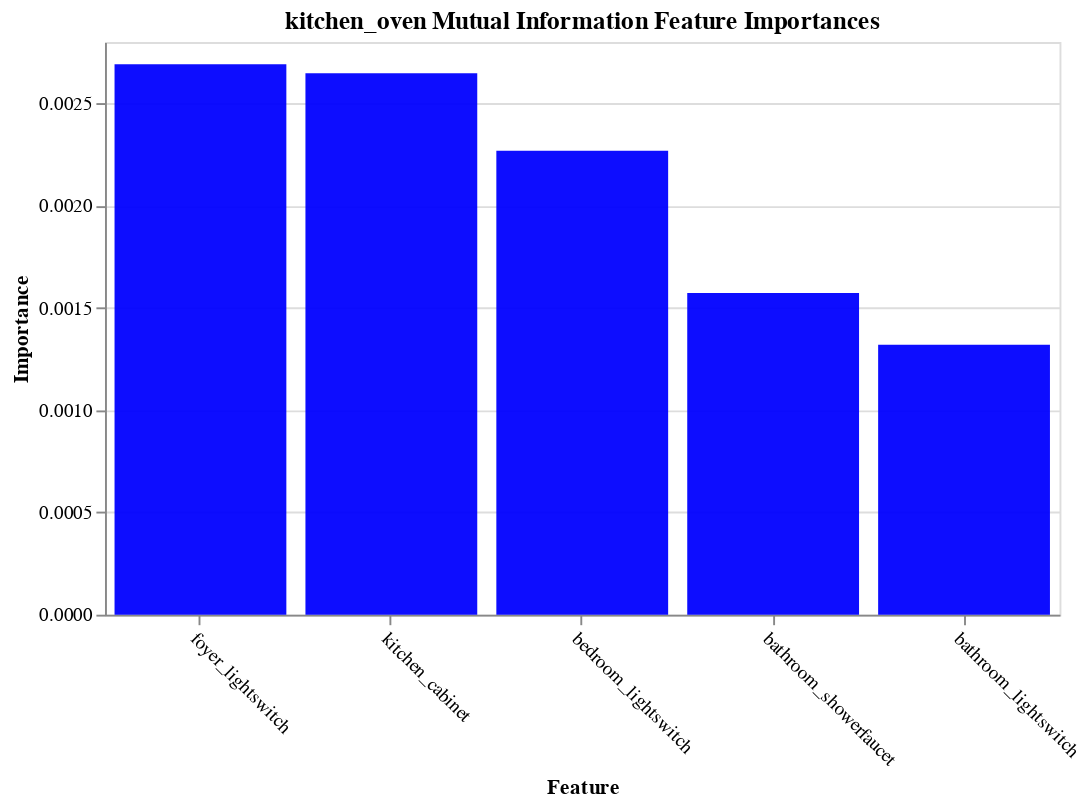
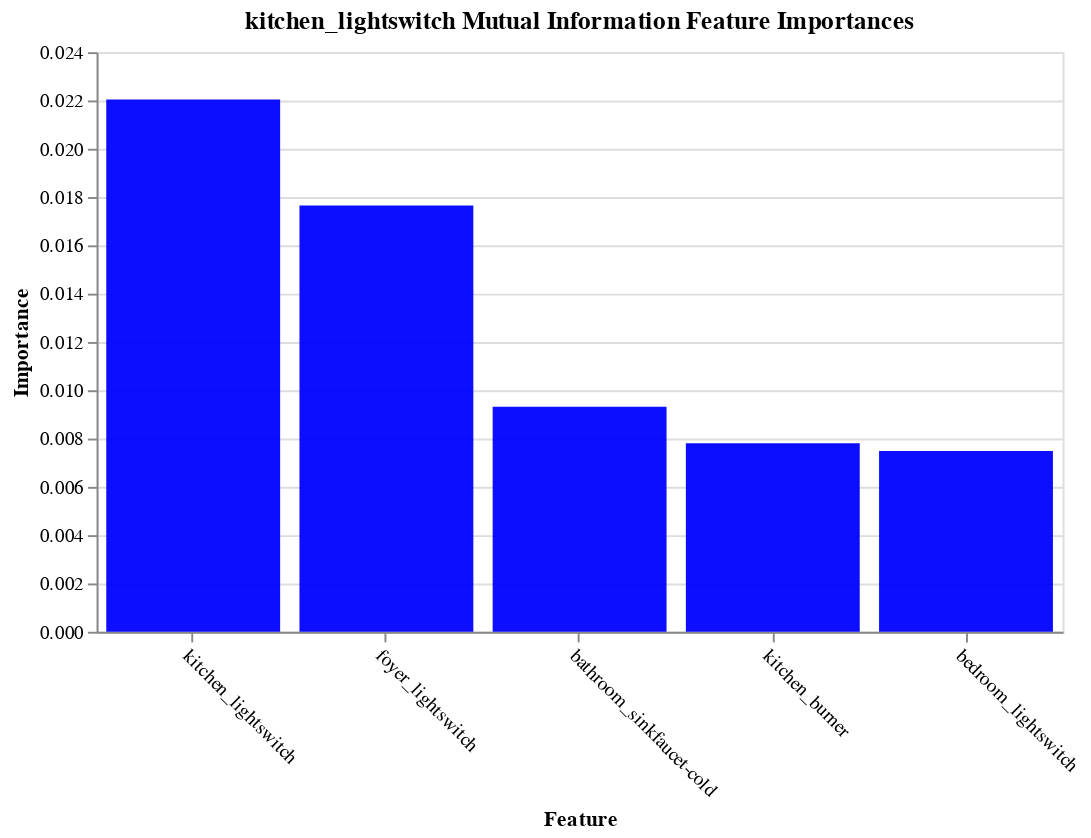
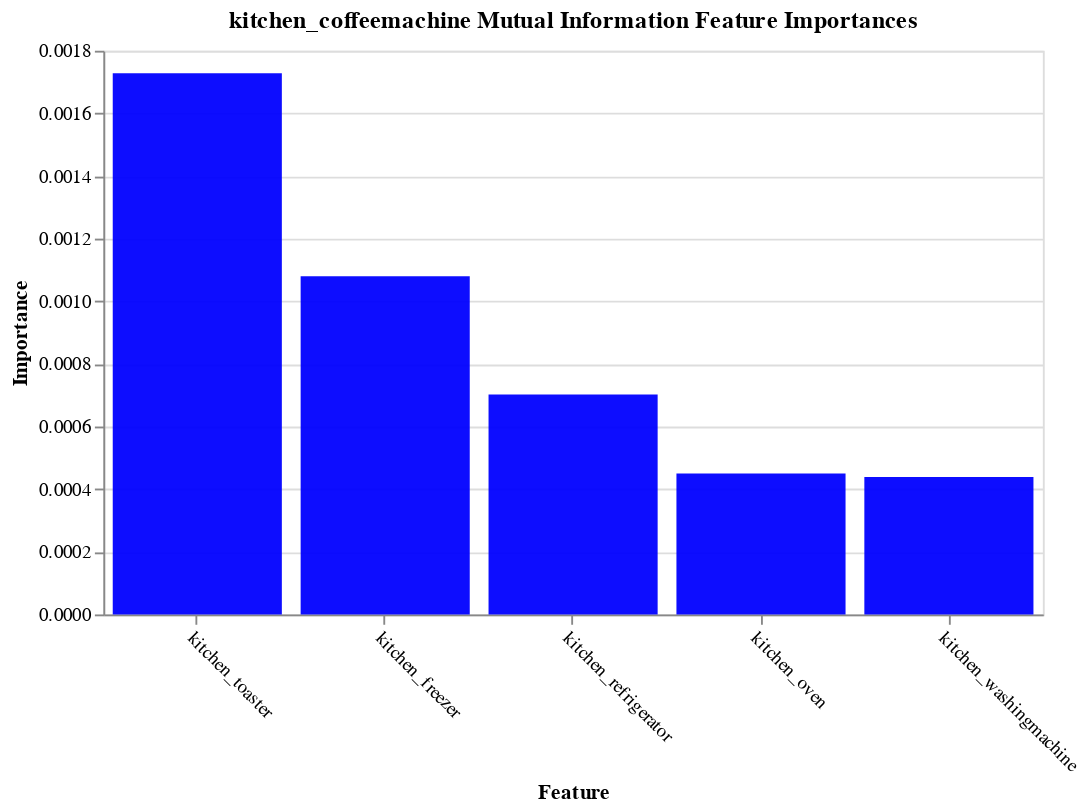
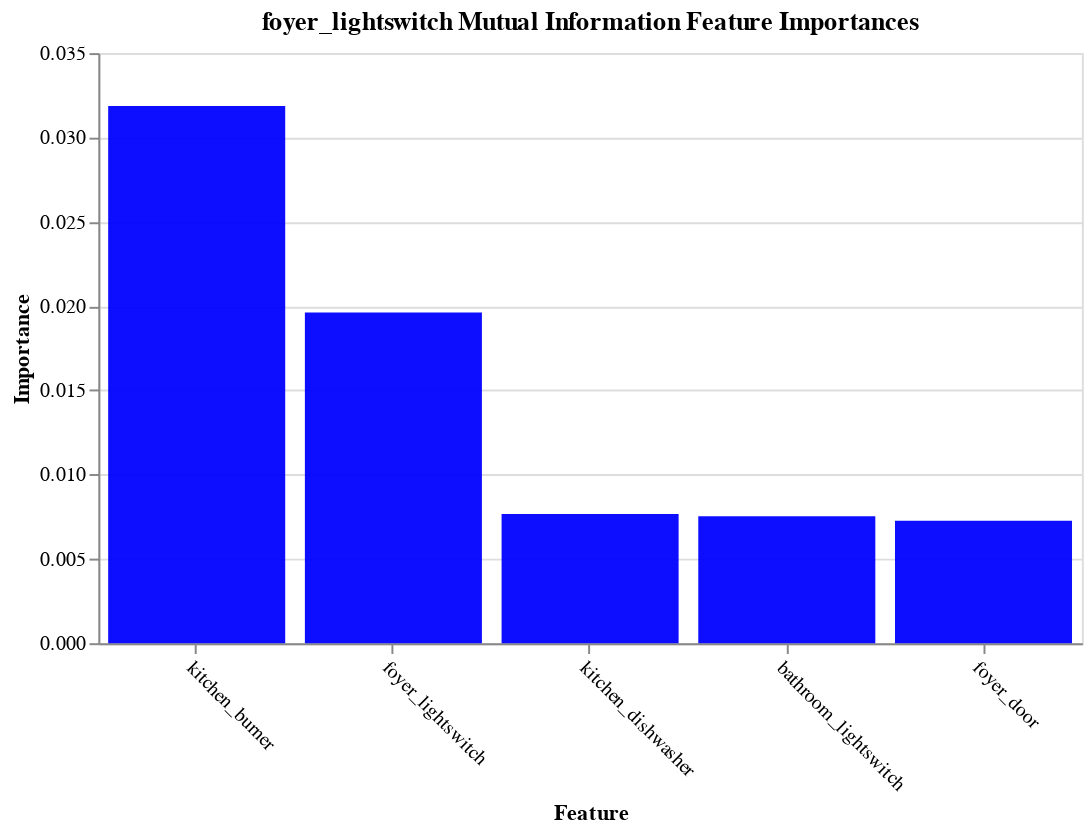

The notebook cell saved with these charts, in order:
### Markdown cell above
## This is a loop for all powered subActs

### Code cell
table = []

for subAct in poweredSubActs:
    print(subAct)
    row = {"Target":subAct}
    
    Data = ds.drop(columns = subAct).values
    target = ds[subAct]
    D_train, D_test, t_train, t_test = train_test_split(Data, 
                                                    target, 
                                                    test_size = 0.3,
                                                    random_state=999)
    
    dt_classifier = DecisionTreeClassifier(max_depth=4,
                                       criterion='entropy',
                                       random_state = 999)
    
    dt_classifier.fit(D_train, t_train)
    print(dt_classifier.score(D_test, t_test))
    
    cv_method = RepeatedStratifiedKFold(n_splits = 5, 
                                    n_repeats = 3, 
                                    random_state = 999)

    dt_classifier = DecisionTreeClassifier(random_state=999)

    params_DT = {'criterion': ['gini', 'entropy'],
                 'max_depth': [2, 3, 4, 5]}

    gs = GridSearchCV(estimator=dt_classifier, 
                      param_grid=params_DT, 
                      cv=cv_method,
                      verbose=1, 
                      scoring='accuracy')
    
    print(gs.fit(Data, target))
    print(gs.best_params_)
    print(gs.best_score_)
    
    num_features = 5
    fs_fit_mutual_info = fs.SelectKBest(fs.mutual_info_classif, k=num_features)
    fs_fit_mutual_info.fit_transform(Data, target)
    fs_indices_mutual_info = np.argsort(fs_fit_mutual_info.scores_)[::-1][0:num_features]
    best_features_mutual_info = ds.columns[fs_indices_mutual_info].values
    print(best_features_mutual_info)
    
    feature_importances_mutual_info = fs_fit_mutual_info.scores_[fs_indices_mutual_info]
    print(feature_importances_mutual_info)
    
    best_feats = dict(zip(best_features_mutual_info, feature_importances_mutual_info))
    row.update(best_feats)
    table.append(row)
    
    plot = plot_imp(subAct, best_features_mutual_info, feature_importances_mutual_info, 'Mutual Information', 'blue')
    plot.display()
    
ds_best_feats = pd.DataFrame(table)
ds_best_feats.head()

### Figure 1 — Vega-Lite specification as saved in the notebook (floating-point values rounded to 4 significant figures)
{"$schema": "https://vega.github.io/schema/vega-lite/v3.4.0.json", "config": {"mark": {"tooltip": null}, "view": {"height": 300, "width": 400}}, "data": {"name": "data-98b2d6585a35a3e44010bf08850e3c12"}, "datasets": {"data-98b2d6585a35a3e44010bf08850e3c12": [{"features": "foyer_lightswitch", "importances": 0.002691}, {"features": "kitchen_cabinet", "importances": 0.002647}, {"features": "bedroom_lightswitch", "importances": 0.002268}, {"features": "bathroom_showerfaucet", "importances": 0.001573}, {"features": "bathroom_lightswitch", "importances": 0.00132}]}, "encoding": {"x": {"axis": {"labelAngle": 45}, "field": "features", "sort": null, "title": "Feature", "type": "nominal"}, "y": {"field": "importances", "title": "Importance", "type": "quantitative"}}, "mark": {"color": "blue", "opacity": 0.95, "type": "bar"}, "title": "kitchen_oven Mutual Information Feature Importances", "width": 500}

### Figure 2 — Vega-Lite specification as saved in the notebook (floating-point values rounded to 4 significant figures)
{"$schema": "https://vega.github.io/schema/vega-lite/v3.4.0.json", "config": {"mark": {"tooltip": null}, "view": {"height": 300, "width": 400}}, "data": {"name": "data-8e45db340b332d77b5a420a822a971f3"}, "datasets": {"data-8e45db340b332d77b5a420a822a971f3": [{"features": "kitchen_lightswitch", "importances": 0.02204}, {"features": "foyer_lightswitch", "importances": 0.01766}, {"features": "bathroom_sinkfaucet-cold", "importances": 0.009322}, {"features": "kitchen_burner", "importances": 0.007807}, {"features": "bedroom_lightswitch", "importances": 0.00748}]}, "encoding": {"x": {"axis": {"labelAngle": 45}, "field": "features", "sort": null, "title": "Feature", "type": "nominal"}, "y": {"field": "importances", "title": "Importance", "type": "quantitative"}}, "mark": {"color": "blue", "opacity": 0.95, "type": "bar"}, "title": "kitchen_lightswitch Mutual Information Feature Importances", "width": 500}

### Figure 3 — Vega-Lite specification as saved in the notebook (floating-point values rounded to 4 significant figures)
{"$schema": "https://vega.github.io/schema/vega-lite/v3.4.0.json", "config": {"mark": {"tooltip": null}, "view": {"height": 300, "width": 400}}, "data": {"name": "data-6614a981f72695590619f930f791ec9a"}, "datasets": {"data-6614a981f72695590619f930f791ec9a": [{"features": "kitchen_toaster", "importances": 0.001728}, {"features": "kitchen_freezer", "importances": 0.00108}, {"features": "kitchen_refrigerator", "importances": 0.0007022}, {"features": "kitchen_oven", "importances": 0.0004504}, {"features": "kitchen_washingmachine", "importances": 0.0004387}]}, "encoding": {"x": {"axis": {"labelAngle": 45}, "field": "features", "sort": null, "title": "Feature", "type": "nominal"}, "y": {"field": "importances", "title": "Importance", "type": "quantitative"}}, "mark": {"color": "blue", "opacity": 0.95, "type": "bar"}, "title": "kitchen_coffeemachine Mutual Information Feature Importances", "width": 500}

### Figure 4 — Vega-Lite specification as saved in the notebook (floating-point values rounded to 4 significant figures)
{"$schema": "https://vega.github.io/schema/vega-lite/v3.4.0.json", "config": {"mark": {"tooltip": null}, "view": {"height": 300, "width": 400}}, "data": {"name": "data-5e5eb1bf57ddbda6b7818ad2d9b8328f"}, "datasets": {"data-5e5eb1bf57ddbda6b7818ad2d9b8328f": [{"features": "kitchen_burner", "importances": 0.03186}, {"features": "foyer_lightswitch", "importances": 0.01962}, {"features": "kitchen_dishwasher", "importances": 0.007664}, {"features": "bathroom_lightswitch", "importances": 0.007533}, {"features": "foyer_door", "importances": 0.007257}]}, "encoding": {"x": {"axis": {"labelAngle": 45}, "field": "features", "sort": null, "title": "Feature", "type": "nominal"}, "y": {"field": "importances", "title": "Importance", "type": "quantitative"}}, "mark": {"color": "blue", "opacity": 0.95, "type": "bar"}, "title": "foyer_lightswitch Mutual Information Feature Importances", "width": 500}
